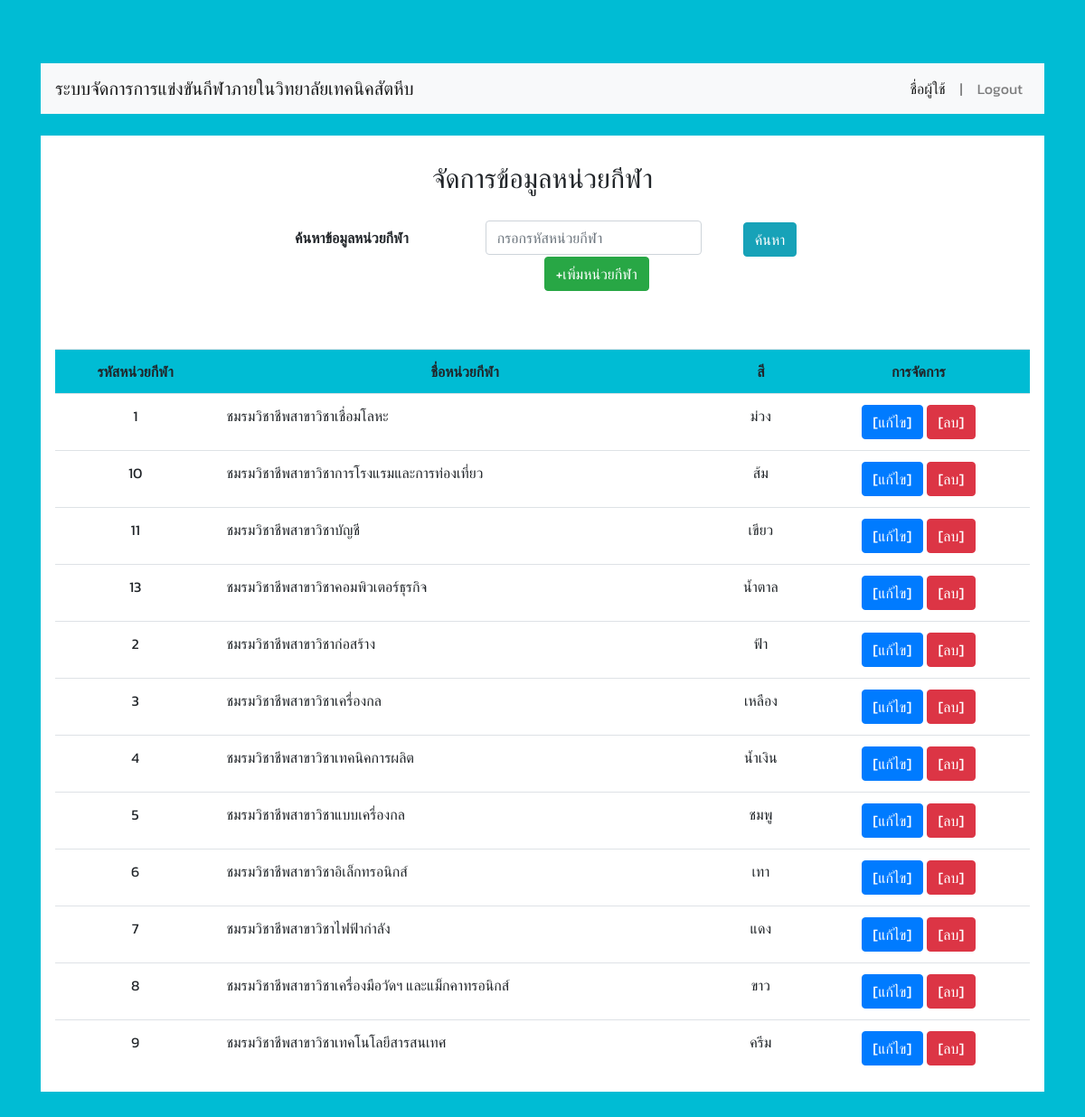
Screenshot of /nun/unit/unit.php with the database file from the repository.
### tables this page shows
CREATE TABLE `sport_unit` (
  `Unit_number` varchar(2) NOT NULL,
  `Color` varchar(20) NOT NULL,
  `Unit_name` varchar(60) NOT NULL
);

### nun/unit/unit.php (the view, shortened to what this page needs)
<!DOCTYPE html>
<html lang="en">
<head>
    <link rel="stylesheet" href="https://cdnjs.cloudflare.com/ajax/libs/font-awesome/4.7.0/css/font-awesome.min.css">
  <link rel="stylesheet" href="https://maxcdn.bootstrapcdn.com/bootstrap/4.3.1/css/bootstrap.min.css">
    <link rel="stylesheet" href="../css/mycss.css">
</head>
<body>
<div class="container">
 <?php include '../connect.php';?>
 <nav class="navbar navbar-expand-lg navbar-light bg-light">
   <a class="navbar-brand" href="../index.php">ระบบจัดการการแข่งขันกีฬาภายในวิทยาลัยเทคนิคสัตหีบ</a>
   <div class="collapse navbar-collapse" id="navbarSupportedContent">
     <form class="form-inline ">
     <ul class="navbar-nav mr-auto">
       <li class="nav-item active">
         <a class="nav-link" href="#">ชื่อผู้ใช้ <span class="sr-only">(current)</span></a>
       </li>
       <li class="nav-item">
         <a class="nav-link" href="#">|</a>
       </li>
       <li class="nav-item">
         <a class="nav-link" href="#logout">Logout</a>
       </li>
     </ul>
     </form>
   </div>
 </nav>
<br>
    <div class="container" style="border:1px white solid; width:1110px; height: 100%;  background-color:#fff; ">
<br>
    <div style="font-size:30px; text-align:center;">จัดการข้อมูลหน่วยกีฬา</div>
    <br>
    <div class="form-group row" style="margin-left:250px;">
      <label for="inputPassword" class="col-sm-3 col-form-label"><b>ค้นหาข้อมูลหน่วยกีฬา</b></label>
      <form action="unit_find.php" enctype="multipart/form-data" method="post">
      <div class="col-sm-9"  >
        <input type="text" class="form-control" id="find" name="find" placeholder="กรอกรหัสหน่วยกีฬา">
      </div>
      <div style="margin-left:300px; margin-top:-36px;">
          <button type="submit" class="btn btn-info">ค้นหา</button>
      </div>
      <a href="unit_add.php"><button type="button" class="btn btn-success" style="margin-left:80px;" >+เพิ่มหน่วยกีฬา</button></a>
    </form>
    </div>
    <br><br>
    <center><table class="table table-hover" style=" width:100%">
      <tr style="text-align:center;background-color:#00BCD4;">
          <td><B>รหัสหน่วยกีฬา</td></B>
          <td><B>ชื่อหน่วยกีฬา</td></B>
          <td><B>สี</td></B>
        <td><B>การจัดการ</td></B>
      </tr>
      <?php
      $sql = "SELECT * FROM sport_unit ORDER BY Unit_number";
      $query = $con->query($sql);
        while($row = $query->fetch_assoc()){
      ?>
      <tr >
            <td  style="text-align:center;" ><?php echo $row['Unit_number'] ?></td>
            <td ><?php echo $row['Unit_name'] ?></td>
        <td style="text-align:center;"><?php echo $row['Color'] ?></td>
            <td align="center">
              <a href="Unit_edit.php?Unit_number=<?php echo $row['Unit_number']?>" class="btn btn-primary">[แก้ไข]</a>
              <a href="Unit_delete.php?Unit_number=<?=$row['Unit_number']?>" onclick="return confirm('คุณต้องการลบข้อมูลใช่หรือไม่ ?')" class="btn btn-danger">[ลบ]</a>
            </td>
      </tr>
      <?php
      }
      ?>
    </table>
    </div>
</div>
</body>
</html>

### nun/css/mycss.css (style rules this page uses)
body { background-color: #00BCD4; padding: 70px 0px; font-family: 'Kanit', sans-serif; }

### rows the page displays
sport_unit: Unit_number "1", Unit_name "ชมรมวิชาชีพสาขาวิชาเชื่อมโลหะ", Color "ม่วง"
sport_unit: Unit_number "10", Unit_name "ชมรมวิชาชีพสาขาวิชาการโรงแรมและการท่องเที่ยว", Color "ส้ม"
sport_unit: Unit_number "11", Unit_name "ชมรมวิชาชีพสาขาวิชาบัญชี", Color "เขียว"
sport_unit: Unit_number "13", Unit_name "ชมรมวิชาชีพสาขาวิชาคอมพิวเตอร์ธุรกิจ", Color "น้ำตาล"
sport_unit: Unit_number "2", Unit_name "ชมรมวิชาชีพสาขาวิชาก่อสร้าง", Color "ฟ้า"
sport_unit: Unit_number "3", Unit_name "ชมรมวิชาชีพสาขาวิชาเครื่องกล", Color "เหลือง"
sport_unit: Unit_number "4", Unit_name "ชมรมวิชาชีพสาขาวิชาเทคนิคการผลิต", Color "น้ำเงิน"
sport_unit: Unit_number "5", Unit_name "ชมรมวิชาชีพสาขาวิชาแบบเครื่องกล", Color "ชมพู"
sport_unit: Unit_number "6", Unit_name "ชมรมวิชาชีพสาขาวิชาอิเล็กทรอนิกส์", Color "เทา"
sport_unit: Unit_number "7", Unit_name "ชมรมวิชาชีพสาขาวิชาไฟฟ้ากำลัง", Color "แดง"
sport_unit: Unit_number "8", Unit_name "ชมรมวิชาชีพสาขาวิชาเครื่องมือวัดฯ และแม็กคาทรอนิกส์", Color "ขาว"
sport_unit: Unit_number "9", Unit_name "ชมรมวิชาชีพสาขาวิชาเทคโนโลยีสารสนเทศ", Color "ครีม"
